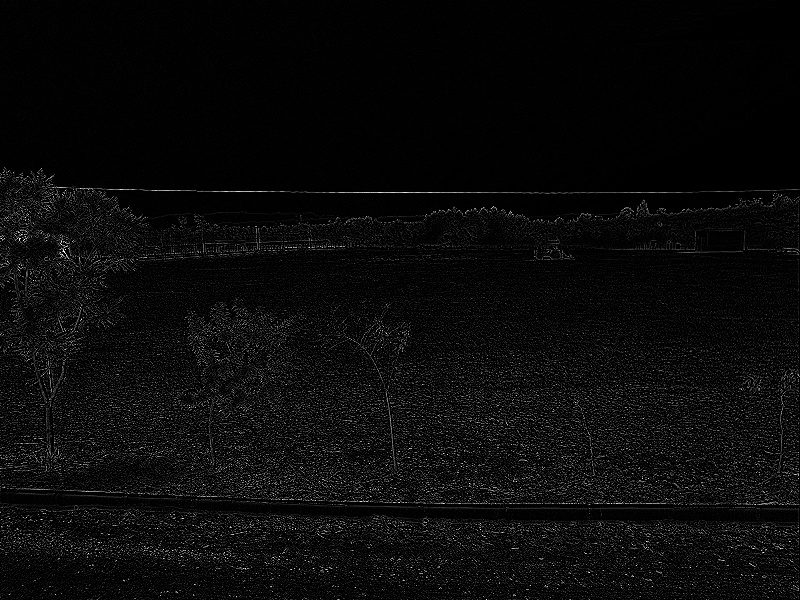
#> input picture OpenCv_algoritmos/Hough-Transform/plant+lineDetect/nteste/img_laplacian.jpg, 800 x 600 px
$ python houghTransform_laplacian.py   (older library calls are emulated)
#> lines starting #> are read from the running program, lines starting #| are printed output that depends on the picture; after the words box and inside, x2 and y2 are one past the last pixel; in counts of white or black regions, pixels touching at a corner belong together
import cv2
import numpy as np
from matplotlib import pyplot as plt

img = cv2.imread('img_laplacian.jpg',0)
#> img is the input picture: shape (600, 800); min 0, max 255, mean 10.4
img2 = cv2.imread('referencia.jpg')
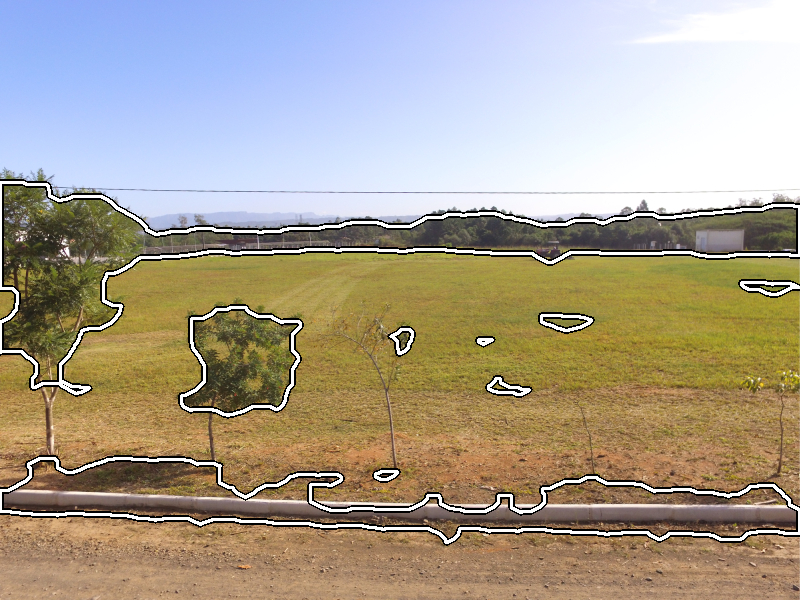
#> input picture OpenCv_algoritmos/Hough-Transform/plant+lineDetect/nteste/referencia.jpg, 800 x 600 px
#> img2 is the input picture: shape (600, 800, 3); mean B, G, R 142.6, 159.4, 169.1
kernel = np.ones((1,1),np.uint8)

opening = cv2.morphologyEx(img, cv2.MORPH_OPEN, kernel)
blur = cv2.GaussianBlur(opening,(3,3),0)

ret3,th4 = cv2.threshold(blur,0,255,cv2.THRESH_BINARY+cv2.THRESH_OTSU)
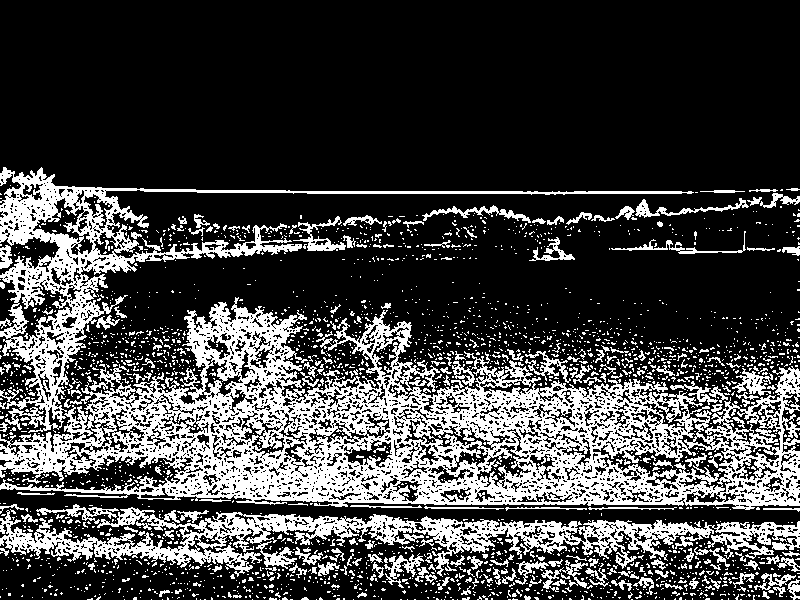
#> th4: shape (600, 800); 25.9% white; 2610 white regions (2381 under 20 px), largest, box (x1, y1, x2, y2) and area: (0, 297, 800, 510) 64819, (0, 167, 694, 433) 16941, (0, 507, 800, 577) 16736
#> ret3 = 15
laplacian = cv2.Laplacian(th4,cv2.CV_8UC1)
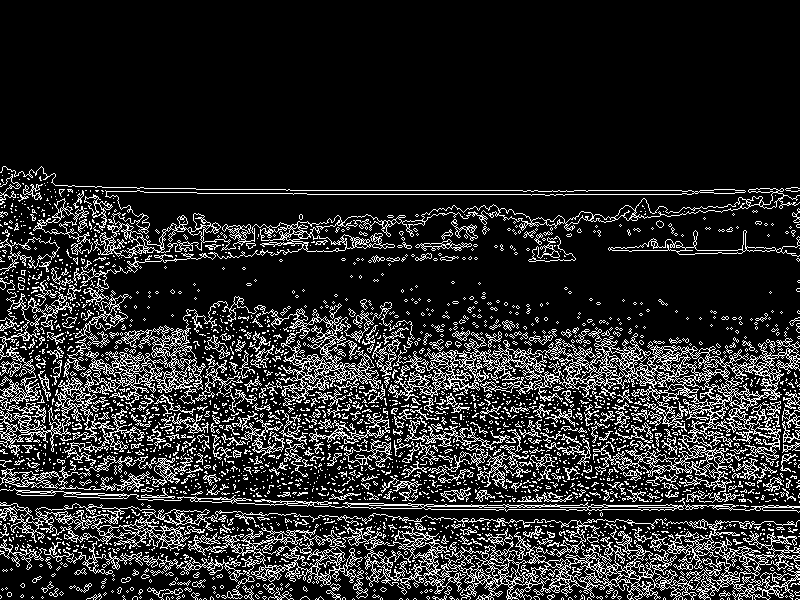
#> laplacian: shape (600, 800); 15.6% white in thin lines or dots, all inside (x1, y1, x2, y2) = (0, 166, 800, 600)
cst = cv2.cvtColor(img,cv2.COLOR_GRAY2BGR)
minLineLength = 150
maxLineGap = 100
lines = cv2.HoughLinesP(laplacian,1,np.pi/180,100,minLineLength,maxLineGap)
#> lines = [[290, 190, 522, 190], [307, 194, 530, 194]]
for line in lines:
    print(line)
    for x1,y1,x2,y2 in line:
         cv2.line(img2,(x1 + 1000,y1),(x2 - 5000,y2),(0,0,255),1)
#> this loop made 2 passes
#| [[290 190 522 190]]
#| [[307 194 530 194]]
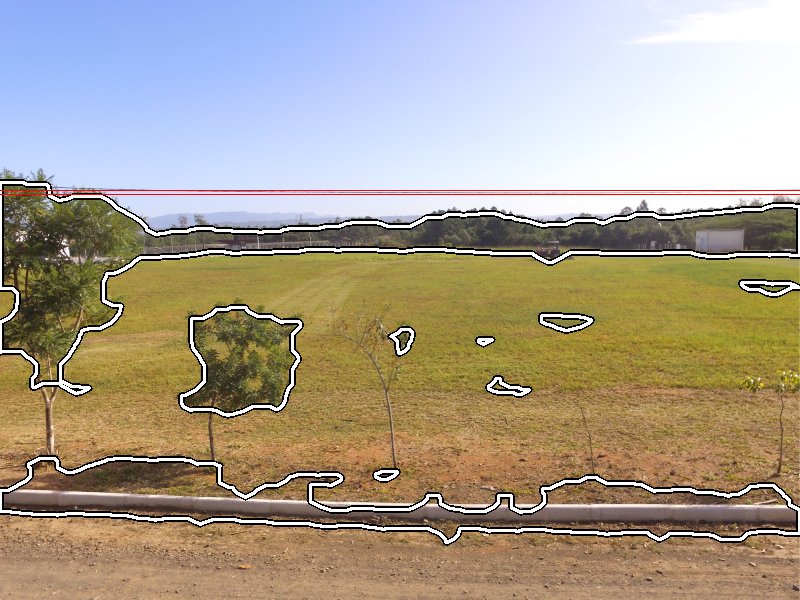
#> img2: shape (600, 800, 3); 0.33% of pixels changed, all inside (x1, y1, x2, y2) = (0, 190, 800, 195)

cv2.imwrite('linesDetected_laplacian.jpg',img2)
